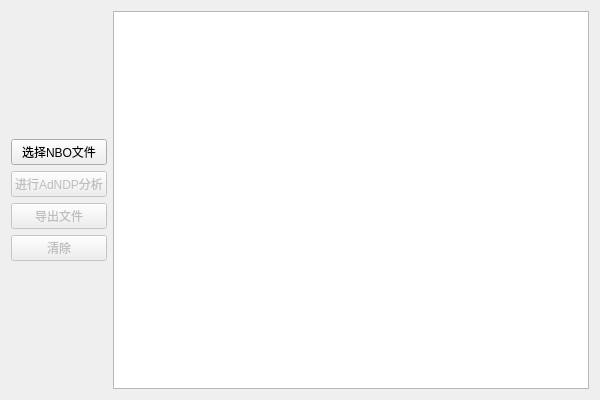
<?xml version="1.0" encoding="UTF-8"?>
<ui version="4.0">
 <class>Form</class>
 <widget class="QWidget" name="Form">
  <property name="enabled">
   <bool>true</bool>
  </property>
  <property name="geometry">
   <rect>
    <x>0</x>
    <y>0</y>
    <width>600</width>
    <height>400</height>
   </rect>
  </property>
  <property name="minimumSize">
   <size>
    <width>600</width>
    <height>400</height>
   </size>
  </property>
  <property name="windowTitle">
   <string>AdNDP分析程序</string>
  </property>
  <layout class="QHBoxLayout" name="horizontalLayout_2">
   <item>
    <layout class="QHBoxLayout" name="horizontalLayout">
     <item>
      <layout class="QVBoxLayout" name="verticalLayout">
       <item>
        <spacer name="verticalSpacer">
         <property name="orientation">
          <enum>Qt::Vertical</enum>
         </property>
         <property name="sizeHint" stdset="0">
          <size>
           <width>20</width>
           <height>40</height>
          </size>
         </property>
        </spacer>
       </item>
       <item>
        <widget class="QPushButton" name="readInitFile_btn">
         <property name="enabled">
          <bool>true</bool>
         </property>
         <property name="text">
          <string>选择NBO文件</string>
         </property>
        </widget>
       </item>
       <item>
        <widget class="QPushButton" name="analysis_btn">
         <property name="enabled">
          <bool>false</bool>
         </property>
         <property name="text">
          <string>进行AdNDP分析</string>
         </property>
        </widget>
       </item>
       <item>
        <widget class="QPushButton" name="exportFile_btn">
         <property name="enabled">
          <bool>false</bool>
         </property>
         <property name="text">
          <string>导出文件</string>
         </property>
        </widget>
       </item>
       <item>
        <widget class="QPushButton" name="clear_btn">
         <property name="enabled">
          <bool>false</bool>
         </property>
         <property name="text">
          <string>清除</string>
         </property>
        </widget>
       </item>
       <item>
        <spacer name="verticalSpacer_2">
         <property name="orientation">
          <enum>Qt::Vertical</enum>
         </property>
         <property name="sizeHint" stdset="0">
          <size>
           <width>20</width>
           <height>40</height>
          </size>
         </property>
        </spacer>
       </item>
      </layout>
     </item>
     <item>
      <widget class="QTextEdit" name="output_td">
       <property name="enabled">
        <bool>true</bool>
       </property>
       <property name="readOnly">
        <bool>true</bool>
       </property>
      </widget>
     </item>
    </layout>
   </item>
  </layout>
 </widget>
 <resources/>
 <connections>
  <connection>
   <sender>readInitFile_btn</sender>
   <signal>pressed()</signal>
   <receiver>Form</receiver>
   <slot>readInitFile()</slot>
   <hints>
    <hint type="sourcelabel">
     <x>58</x>
     <y>176</y>
    </hint>
    <hint type="destinationlabel">
     <x>-11</x>
     <y>103</y>
    </hint>
   </hints>
  </connection>
  <connection>
   <sender>exportFile_btn</sender>
   <signal>clicked()</signal>
   <receiver>Form</receiver>
   <slot>exportOutputFile()</slot>
   <hints>
    <hint type="sourcelabel">
     <x>33</x>
     <y>218</y>
    </hint>
    <hint type="destinationlabel">
     <x>-16</x>
     <y>157</y>
    </hint>
   </hints>
  </connection>
  <connection>
   <sender>analysis_btn</sender>
   <signal>clicked()</signal>
   <receiver>Form</receiver>
   <slot>adndpAnalysis()</slot>
   <hints>
    <hint type="sourcelabel">
     <x>36</x>
     <y>197</y>
    </hint>
    <hint type="destinationlabel">
     <x>-60</x>
     <y>200</y>
    </hint>
   </hints>
  </connection>
  <connection>
   <sender>clear_btn</sender>
   <signal>clicked()</signal>
   <receiver>Form</receiver>
   <slot>clear()</slot>
   <hints>
    <hint type="sourcelabel">
     <x>20</x>
     <y>228</y>
    </hint>
    <hint type="destinationlabel">
     <x>-59</x>
     <y>253</y>
    </hint>
   </hints>
  </connection>
 </connections>
 <slots>
  <slot>readInitFile()</slot>
  <slot>exportOutputFile()</slot>
  <slot>adndpAnalysis()</slot>
  <slot>clear()</slot>
 </slots>
</ui>
